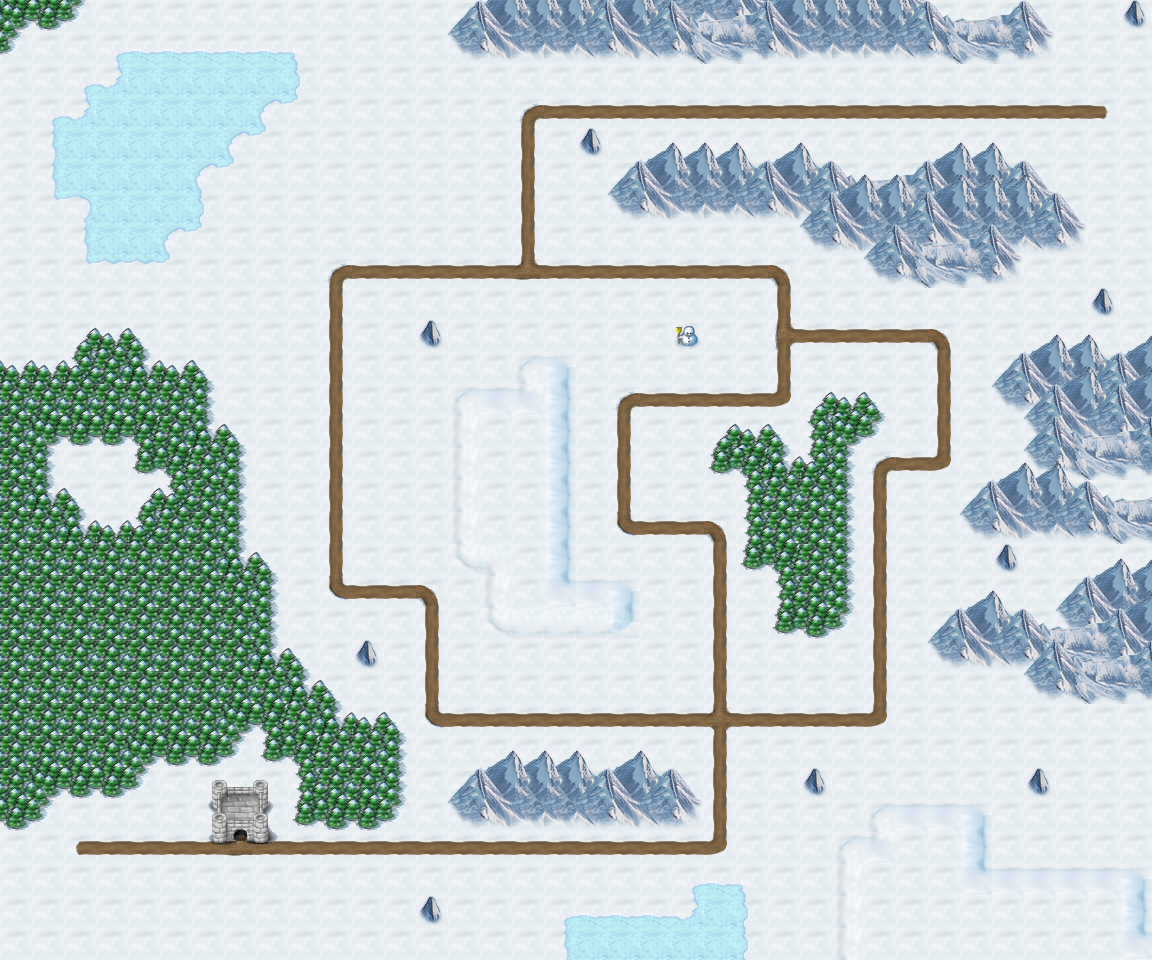

Below is a game level as drawn by its tile map, then a one-line description and the .tmx that defines it (tile-layer data replaced by summaries):
An orthogonal 36x30 tile map with 32x32 px tiles, 9 tile layers (Water, Land, Roads, Decorations, ...), 12 tilesets and 30 objects.

<map version="1.0" orientation="orthogonal" renderorder="right-down" width="36" height="30" tilewidth="32" tileheight="32" backgroundcolor="#1f4678">
 <properties>
  <property name="music" value="salcon.ogg" />
 </properties>
 <tileset firstgid="1" source="../tilesets/map_objects.tsx" />
 <tileset firstgid="5" source="../tilesets/wm_roads.tsx" />
 <tileset firstgid="25" source="../tilesets/wm_bridge.tsx" />
 <tileset firstgid="37" source="../tilesets/wm_pier.tsx" />
 <tileset firstgid="45" source="../tilesets/wm_snow.tsx" />
 <tileset firstgid="90" source="../tilesets/wm_mountain.tsx" />
 <tileset firstgid="118" source="../tilesets/wm_thin_ice.tsx" />
 <tileset firstgid="133" source="../tilesets/wm_shallow_water.tsx" />
 <tileset firstgid="148" source="../tilesets/wm_trees.tsx" />
 <tileset firstgid="163" source="../tilesets/wm_icecave.tsx" />
 <tileset firstgid="190" source="../tilesets/wm_cave_cracks.tsx" />
 <tileset firstgid="205" source="../tilesets/wm_castle.tsx" />
 <layer name="Water" width="36" height="30">
  <data>[1080 cells, 0 non-empty, 0 distinct tile ids]</data>
 </layer>
 <layer name="Land" width="36" height="30">
  <data>[1080 cells, 1080 non-empty, 2 distinct tile ids]</data>
 </layer>
 <layer name="Roads" width="36" height="30">
  <data>[1080 cells, 132 non-empty, 11 distinct tile ids]</data>
 </layer>
 <layer name="Decorations" width="36" height="30">
  <data>[1080 cells, 388 non-empty, 57 distinct tile ids]</data>
 </layer>
 <layer name="Decorations (2)" width="36" height="30">
  <data>[1080 cells, 91 non-empty, 19 distinct tile ids]</data>
 </layer>
 <layer name="Decorations (3)" width="36" height="30">
  <data>[1080 cells, 26 non-empty, 10 distinct tile ids]</data>
 </layer>
 <layer name="Decorations (4)" width="36" height="30">
  <data>[1080 cells, 15 non-empty, 15 distinct tile ids]</data>
 </layer>
 <layer name="Cave" width="36" height="30">
  <data>[1080 cells, 0 non-empty, 0 distinct tile ids]</data>
 </layer>
 <objectgroup name="Spaces">
  <object gid="3" x="1088" y="128">
   <properties>
    <property name="ID" value="map_enter" />
    <property name="dest" value="retux-3.tmx:map_exit" />
   </properties>
  </object>
  <object gid="3" x="64" y="864">
   <properties>
    <property name="ID" value="map_exit" />
    <property name="dest" value="retux-5.tmx:map_enter" />
   </properties>
  </object>
  <object gid="2" x="224" y="864">
   <properties>
    <property name="level" value="retux-37.tmx" />
   </properties>
  </object>
  <object gid="2" x="544" y="864">
   <properties>
    <property name="level" value="retux-36.tmx" />
   </properties>
  </object>
  <object gid="2" x="704" y="736">
   <properties>
    <property name="level" value="retux-35.tmx" />
   </properties>
  </object>
  <object gid="2" x="896" y="128">
   <properties>
    <property name="level" value="retux-26.tmx" />
   </properties>
  </object>
  <object gid="2" x="704" y="128">
   <properties>
    <property name="level" value="retux-27.tmx" />
   </properties>
  </object>
  <object gid="2" x="512" y="128">
   <properties>
    <property name="level" value="retux-28.tmx" />
   </properties>
  </object>
  <object gid="2" x="512" y="288">
   <properties>
    <property name="level" value="retux-29.tmx" />
   </properties>
  </object>
  <object gid="2" x="320" y="416">
   <properties>
    <property name="level" value="retux-30.tmx" />
   </properties>
  </object>
  <object gid="2" x="416" y="608">
   <properties>
    <property name="level" value="retux-31.tmx" />
   </properties>
  </object>
  <object gid="2" x="768" y="352">
   <properties>
    <property name="level" value="retux-32.tmx" />
   </properties>
  </object>
  <object gid="2" x="608" y="544">
   <properties>
    <property name="level" value="retux-33.tmx" />
   </properties>
  </object>
  <object gid="2" x="864" y="480">
   <properties>
    <property name="level" value="retux-34.tmx" />
   </properties>
  </object>
 </objectgroup>
 <objectgroup name="Objects">
  <object gid="1" x="1088" y="128" />
 </objectgroup>
 <layer name="Hue" width="36" height="30">
  <data>[1080 cells, 0 non-empty, 0 distinct tile ids]</data>
 </layer>
 <objectgroup color="#ffff00" name="map_path">
  <object x="1088" y="96">
   <polyline points="0,0 -192,0" />
  </object>
  <object x="896" y="96">
   <polyline points="0,0 -192,0" />
  </object>
  <object x="704" y="96">
   <polyline points="0,0 -192,0" />
  </object>
  <object x="512" y="96">
   <polyline points="0,0 0,160" />
  </object>
  <object x="512" y="256">
   <polyline points="0,0 256,0 256,64" />
  </object>
  <object x="512" y="256">
   <polyline points="0,0 -192,0 -192,128" />
  </object>
  <object x="320" y="384">
   <polyline points="0,0 0,192 96,192" />
  </object>
  <object x="416" y="576">
   <polyline points="0,0 0,128 288,128" />
  </object>
  <object x="768" y="320">
   <polyline points="0,0 160,0 160,128 96,128" />
  </object>
  <object x="864" y="448">
   <polyline points="0,0 0,256 -160,256" />
  </object>
  <object x="768" y="320">
   <polyline points="0,0 0,64 -160,64 -160,192" />
  </object>
  <object x="608" y="512">
   <polyline points="0,0 96,0 96,192" />
  </object>
  <object x="704" y="704">
   <polyline points="0,0 0,128 -160,128" />
  </object>
  <object x="448" y="832">
   <polyline points="96,0 -224,0" />
  </object>
  <object x="224" y="832">
   <polyline points="0,0 -160,0" />
  </object>
 </objectgroup>
</map>
